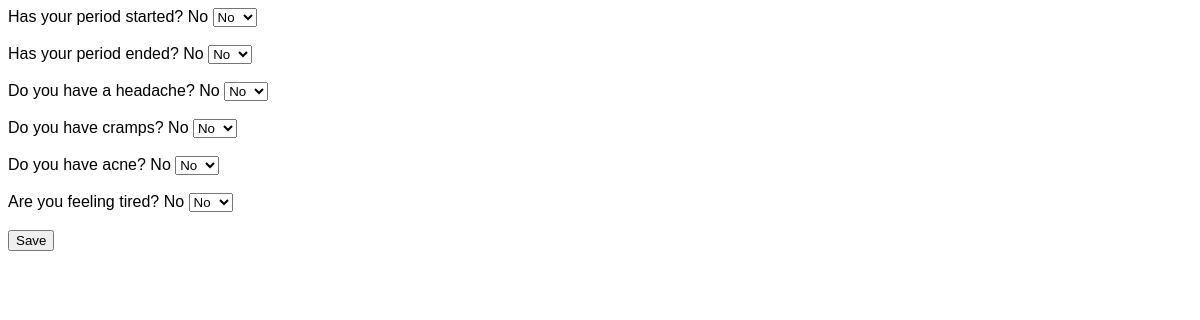
/details?month=January&date=1&year=2023, run on the app's committed database.
### tables this page shows
CREATE TABLE table_13_January_2023 (id Integer, date String, period_started String, period_ended String, cramps String, headache String, fatigue String, acne String);

### main.py (the view, shortened to what this page needs)
@app.route("/details", methods=["post", "get"])
def day_details():
    conn = get_db_connection()
    day_of_month = request.args.get("date")
    month = request.args.get("month")
    year = request.args.get("year")
    month_number = tv.list_of_months.index(month) + 1
    month_number_string = str(month_number).rjust(2, "0")
    month_year_and_number = [year, month_number_string]
    table_years_and_months_index = updated_table_years_and_months.index(
        month_year_and_number
    )
    table_number = str((table_years_and_months_index) + 1).rjust(2, "0")
    table_name = f"table_{table_number}_{month}_{year}"
    selected_day = conn.execute(
        f"SELECT * FROM {table_name} WHERE id = ?",
        (day_of_month,),
    ).fetchone()
    return render_template(
        "day_details.html",
        day=selected_day,
        month=month,
        year=year,
        table_name=table_name,
    )

### database/initialize_database.py (called while the page is built)
def get_db_connection():
    conn = sqlite3.connect("period_tracking_app.db")
    conn.row_factory = sqlite3.Row
    return conn

### templates/day_details.html (shortened to what this page needs)
<!DOCTYPE html>
<html lang="en">
<head>
    <link rel="stylesheet" href="static/style.css">
</head>
<body>
    <form action="{{ url_for('day_details') }}" method="POST">
        <label>Has your period started? {{ day['period_started'] }}</label>
        {% if day['period_started'] == 'No' %}
            <select name="period_start">
                <option value="No" selected="selected"> No</option>
            </select>
        {% endif %}
        <br><br>
        <label>Has your period ended? {{ day['period_ended'] }}</label>
        {% if day['period_ended'] == 'No' %}
            <select name="period_ended">
                <option value="No" selected="selected"> No</option>
            </select>
        {% endif %}
        <br><br>
        <label>Do you have a headache? {{ day['headache'] }}</label>
        {% if day['headache'] == 'No' %}
            <select name="headache">
                <option value="No" selected="selected"> No</option>
            </select>
        {% endif %}
        <br><br>
        <label>Do you have cramps? {{ day['cramps'] }}</label>
    {% if day['cramps'] == 'No' %}
        <select name="cramps">
            <option value="No" selected="selected"> No</option>
        </select>
    {% endif %}
        <br><br>
        <label>Do you have acne? {{ day['acne'] }}</label>
        {% if day['acne'] == 'No' %}
            <select name="acne">
                <option value="No" selected="selected"> No</option>
            </select>
        {% endif %}
        <br><br>
        <label>Are you feeling tired? {{ day['fatigue'] }}</label>
        {% if day['fatigue'] == 'No' %}
            <select name="fatigue">
                <option value="No" selected="selected"> No</option>
            </select>
        {% endif %}
        <br><br>
        <button type="submit">Save</button>
    </form>
</body>
</html>

### static/style.css (style rules this page uses)
* { box-sizing: border-box; }
body { font-family: Verdana, sans-serif; }

### data on the page
table_13_January_2023: period_started "No", period_ended "No", headache "No", cramps "No", acne "No", fatigue "No"
